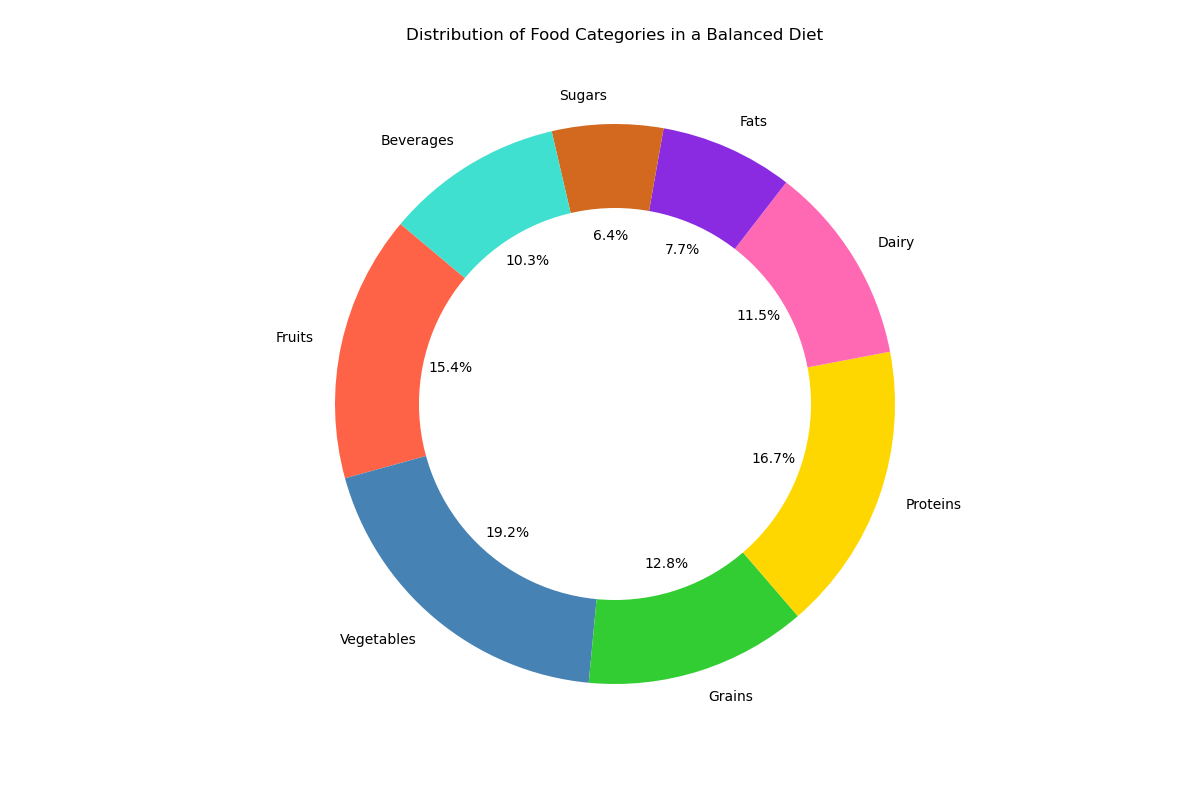

This chart was generated by the following Python code:

import matplotlib.pyplot as plt

categories = ['Fruits', 'Vegetables', 'Grains', 'Proteins', 'Dairy', 'Fats', 'Sugars', 'Beverages']
values = [120, 150, 100, 130, 90, 60, 50, 80]
colors = ['#FF6347', '#4682B4', '#32CD32', '#FFD700', '#FF69B4', '#8A2BE2', '#D2691E', '#40E0D0']

plt.figure(figsize=(12, 8))
plt.pie(values, labels=categories, colors=colors, autopct='%1.1f%%', startangle=140)
centre_circle = plt.Circle((0,0),0.70,fc='white')
fig = plt.gcf()
fig.gca().add_artist(centre_circle)

plt.axis('equal')
plt.title('Distribution of Food Categories in a Balanced Diet', pad=40)
plt.show()
